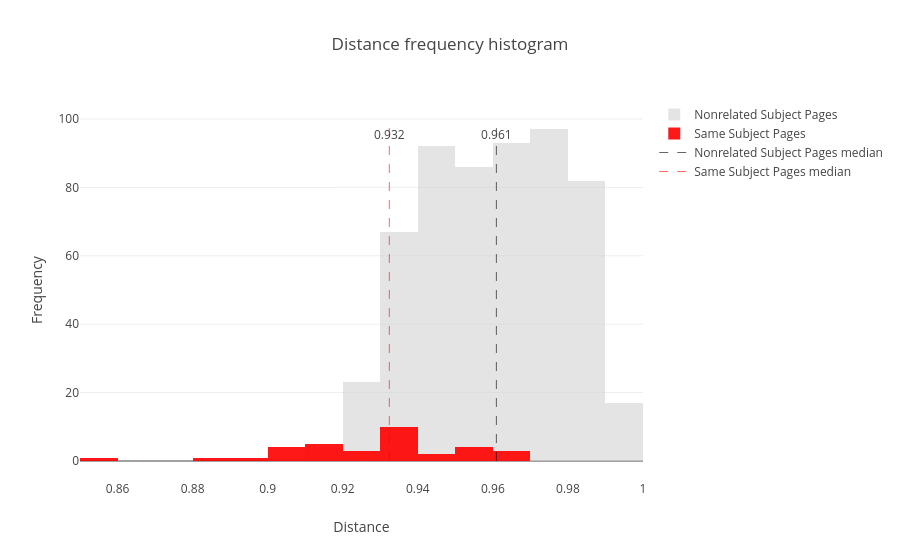

Here is the notebook cell this chart was saved with:
### Code cell
wiki_vs_grok::histogram(&matrix)

### Figure 1 — Plotly figure (JSON) as saved in the notebook; plotly's stock layout.template omitted (floating-point values rounded to 4 significant figures; data arrays with more than 128 entries replaced by an {"elided": "..."} marker saying what was removed)
{"data": [{"marker": {"color": "lightgray"}, "name": "Nonrelated Subject Pages", "opacity": 0.6, "type": "histogram", "x": {"elided": "561 float values"}, "xbins": {"end": 1, "size": 0.01, "start": 0}}, {"marker": {"color": "red"}, "name": "Same Subject Pages", "opacity": 0.9, "type": "histogram", "x": [0.9351, 0.9122, 0.9171, 0.9182, 0.8886, 0.9275, 0.9062, 0.9261, 0.9115, 0.9642, 0.9311, 0.9387, 0.9315, 0.9076, 0.9382, 0.8946, 0.9513, 0.8549, 0.9106, 0.9653, 0.9363, 0.9262, 0.9573, 0.9342, 0.9357, 0.9001, 0.9466, 0.9334, 0.908, 0.944, 0.9587, 0.9341, 0.9571, 0.9636], "xbins": {"end": 1, "size": 0.01, "start": 0}}, {"line": {"color": "black", "dash": "dash", "width": 1}, "mode": "lines", "name": "Nonrelated Subject Pages median", "opacity": 0.6, "type": "scatter", "x": [0.9609, 0.9609], "y": [0, 100]}, {"line": {"color": "red", "dash": "dash", "width": 1}, "mode": "lines", "name": "Same Subject Pages median", "opacity": 0.6, "type": "scatter", "x": [0.9324, 0.9324], "y": [0, 100]}, {"marker": {"opacity": 0}, "mode": "text", "showlegend": false, "text": ["0.961"], "type": "scatter", "x": [0.9609], "y": [95]}, {"marker": {"color": "red", "opacity": 0}, "mode": "text", "showlegend": false, "text": ["0.932"], "type": "scatter", "x": [0.9324], "y": [95]}], "layout": {"barmode": "overlay", "title": {"text": "Distance frequency histogram"}, "xaxis": {"title": {"text": "Distance"}}, "yaxis": {"title": {"text": "Frequency"}}}}
